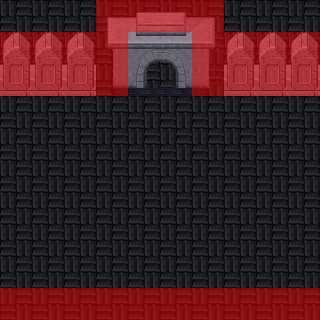

A 2D game scene composited from a Tiled map and its tileset images. What follows is a short description and the map's XML, with every tile layer's data as written:
An orthogonal 10x10 tile map with 32x32 px tiles, 3 tile layers (Tile Layer 1, Tile Layer 2, Collision) and 1 object (warp).

<map version="1.0" orientation="orthogonal" width="10" height="10" tilewidth="32" tileheight="32">
 <tileset firstgid="1" name="Test" tilewidth="32" tileheight="32">
  <image source="crypt.png" width="512" height="512" />
  <tile id="2">
   <properties>
    <property name="collision" value="true" />
   </properties>
  </tile>
 </tileset>
 <layer name="Tile Layer 1" width="10" height="10">
  <data>
   <tile gid="240" />
   <tile gid="240" />
   <tile gid="240" />
   <tile gid="240" />
   <tile gid="240" />
   <tile gid="240" />
   <tile gid="240" />
   <tile gid="240" />
   <tile gid="240" />
   <tile gid="240" />
   <tile gid="240" />
   <tile gid="240" />
   <tile gid="240" />
   <tile gid="240" />
   <tile gid="240" />
   <tile gid="240" />
   <tile gid="240" />
   <tile gid="240" />
   <tile gid="240" />
   <tile gid="240" />
   <tile gid="240" />
   <tile gid="240" />
   <tile gid="240" />
   <tile gid="240" />
   <tile gid="240" />
   <tile gid="240" />
   <tile gid="240" />
   <tile gid="240" />
   <tile gid="240" />
   <tile gid="240" />
   <tile gid="240" />
   <tile gid="240" />
   <tile gid="240" />
   <tile gid="240" />
   <tile gid="240" />
   <tile gid="240" />
   <tile gid="240" />
   <tile gid="240" />
   <tile gid="240" />
   <tile gid="240" />
   <tile gid="240" />
   <tile gid="240" />
   <tile gid="240" />
   <tile gid="240" />
   <tile gid="240" />
   <tile gid="240" />
   <tile gid="240" />
   <tile gid="240" />
   <tile gid="240" />
   <tile gid="240" />
   <tile gid="240" />
   <tile gid="240" />
   <tile gid="240" />
   <tile gid="240" />
   <tile gid="240" />
   <tile gid="240" />
   <tile gid="240" />
   <tile gid="240" />
   <tile gid="240" />
   <tile gid="240" />
   <tile gid="240" />
   <tile gid="240" />
   <tile gid="240" />
   <tile gid="240" />
   <tile gid="240" />
   <tile gid="240" />
   <tile gid="240" />
   <tile gid="240" />
   <tile gid="240" />
   <tile gid="240" />
   <tile gid="240" />
   <tile gid="240" />
   <tile gid="240" />
   <tile gid="240" />
   <tile gid="240" />
   <tile gid="240" />
   <tile gid="240" />
   <tile gid="240" />
   <tile gid="240" />
   <tile gid="240" />
   <tile gid="240" />
   <tile gid="240" />
   <tile gid="240" />
   <tile gid="240" />
   <tile gid="240" />
   <tile gid="240" />
   <tile gid="240" />
   <tile gid="240" />
   <tile gid="240" />
   <tile gid="240" />
   <tile gid="240" />
   <tile gid="240" />
   <tile gid="240" />
   <tile gid="240" />
   <tile gid="240" />
   <tile gid="240" />
   <tile gid="240" />
   <tile gid="240" />
   <tile gid="240" />
   <tile gid="240" />
  </data>
 </layer>
 <layer name="Tile Layer 2" width="10" height="10">
  <data>
   <tile gid="0" />
   <tile gid="0" />
   <tile gid="0" />
   <tile gid="214" />
   <tile gid="215" />
   <tile gid="216" />
   <tile gid="217" />
   <tile gid="0" />
   <tile gid="0" />
   <tile gid="0" />
   <tile gid="105" />
   <tile gid="105" />
   <tile gid="105" />
   <tile gid="230" />
   <tile gid="231" />
   <tile gid="232" />
   <tile gid="233" />
   <tile gid="105" />
   <tile gid="105" />
   <tile gid="105" />
   <tile gid="121" />
   <tile gid="121" />
   <tile gid="121" />
   <tile gid="246" />
   <tile gid="247" />
   <tile gid="248" />
   <tile gid="249" />
   <tile gid="121" />
   <tile gid="121" />
   <tile gid="121" />
   <tile gid="0" />
   <tile gid="0" />
   <tile gid="0" />
   <tile gid="0" />
   <tile gid="0" />
   <tile gid="0" />
   <tile gid="0" />
   <tile gid="0" />
   <tile gid="0" />
   <tile gid="0" />
   <tile gid="0" />
   <tile gid="0" />
   <tile gid="0" />
   <tile gid="0" />
   <tile gid="0" />
   <tile gid="0" />
   <tile gid="0" />
   <tile gid="0" />
   <tile gid="0" />
   <tile gid="0" />
   <tile gid="0" />
   <tile gid="0" />
   <tile gid="0" />
   <tile gid="0" />
   <tile gid="0" />
   <tile gid="0" />
   <tile gid="0" />
   <tile gid="0" />
   <tile gid="0" />
   <tile gid="0" />
   <tile gid="0" />
   <tile gid="0" />
   <tile gid="0" />
   <tile gid="0" />
   <tile gid="0" />
   <tile gid="0" />
   <tile gid="0" />
   <tile gid="0" />
   <tile gid="0" />
   <tile gid="0" />
   <tile gid="0" />
   <tile gid="0" />
   <tile gid="0" />
   <tile gid="0" />
   <tile gid="0" />
   <tile gid="0" />
   <tile gid="0" />
   <tile gid="0" />
   <tile gid="0" />
   <tile gid="0" />
   <tile gid="0" />
   <tile gid="0" />
   <tile gid="0" />
   <tile gid="0" />
   <tile gid="0" />
   <tile gid="0" />
   <tile gid="0" />
   <tile gid="0" />
   <tile gid="0" />
   <tile gid="0" />
   <tile gid="0" />
   <tile gid="0" />
   <tile gid="0" />
   <tile gid="0" />
   <tile gid="0" />
   <tile gid="0" />
   <tile gid="0" />
   <tile gid="0" />
   <tile gid="0" />
   <tile gid="0" />
  </data>
 </layer>
 <layer name="Collision" width="10" height="10">
  <data>
   <tile gid="0" />
   <tile gid="0" />
   <tile gid="0" />
   <tile gid="13" />
   <tile gid="13" />
   <tile gid="13" />
   <tile gid="13" />
   <tile gid="0" />
   <tile gid="0" />
   <tile gid="0" />
   <tile gid="13" />
   <tile gid="13" />
   <tile gid="13" />
   <tile gid="13" />
   <tile gid="0" />
   <tile gid="0" />
   <tile gid="13" />
   <tile gid="13" />
   <tile gid="13" />
   <tile gid="13" />
   <tile gid="13" />
   <tile gid="13" />
   <tile gid="13" />
   <tile gid="13" />
   <tile gid="0" />
   <tile gid="0" />
   <tile gid="13" />
   <tile gid="13" />
   <tile gid="13" />
   <tile gid="13" />
   <tile gid="0" />
   <tile gid="0" />
   <tile gid="0" />
   <tile gid="0" />
   <tile gid="0" />
   <tile gid="0" />
   <tile gid="0" />
   <tile gid="0" />
   <tile gid="0" />
   <tile gid="0" />
   <tile gid="0" />
   <tile gid="0" />
   <tile gid="0" />
   <tile gid="0" />
   <tile gid="0" />
   <tile gid="0" />
   <tile gid="0" />
   <tile gid="0" />
   <tile gid="0" />
   <tile gid="0" />
   <tile gid="0" />
   <tile gid="0" />
   <tile gid="0" />
   <tile gid="0" />
   <tile gid="0" />
   <tile gid="0" />
   <tile gid="0" />
   <tile gid="0" />
   <tile gid="0" />
   <tile gid="0" />
   <tile gid="0" />
   <tile gid="0" />
   <tile gid="0" />
   <tile gid="0" />
   <tile gid="0" />
   <tile gid="0" />
   <tile gid="0" />
   <tile gid="0" />
   <tile gid="0" />
   <tile gid="0" />
   <tile gid="0" />
   <tile gid="0" />
   <tile gid="0" />
   <tile gid="0" />
   <tile gid="0" />
   <tile gid="0" />
   <tile gid="0" />
   <tile gid="0" />
   <tile gid="0" />
   <tile gid="0" />
   <tile gid="0" />
   <tile gid="0" />
   <tile gid="0" />
   <tile gid="0" />
   <tile gid="0" />
   <tile gid="0" />
   <tile gid="0" />
   <tile gid="0" />
   <tile gid="0" />
   <tile gid="0" />
   <tile gid="13" />
   <tile gid="13" />
   <tile gid="13" />
   <tile gid="13" />
   <tile gid="13" />
   <tile gid="13" />
   <tile gid="13" />
   <tile gid="13" />
   <tile gid="13" />
   <tile gid="13" />
  </data>
 </layer>
 <objectgroup name="warps" width="10" height="10">
  <object name="warp" x="143" y="68" width="35" height="21">
   <properties>
    <property name="mapa" value="mapa4" />
    <property name="x" value="140" />
    <property name="y" value="150" />
   </properties>
  </object>
 </objectgroup>
</map>